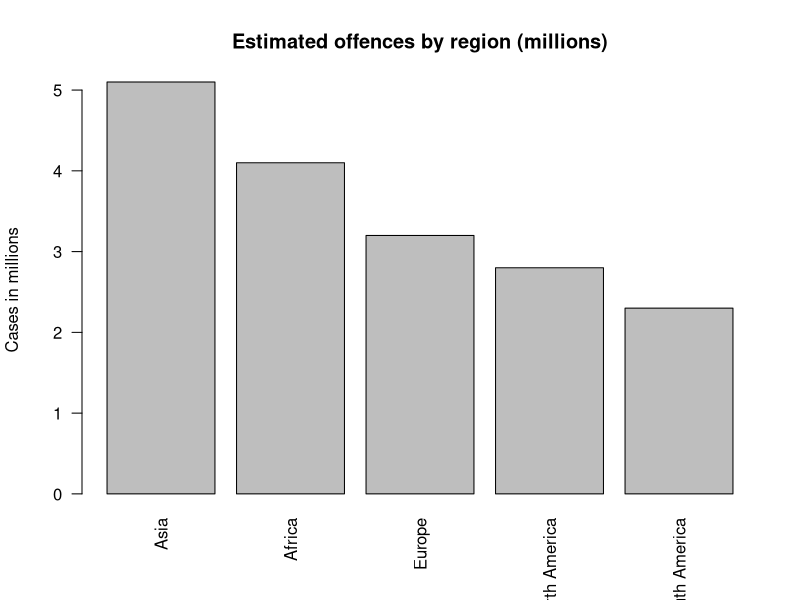
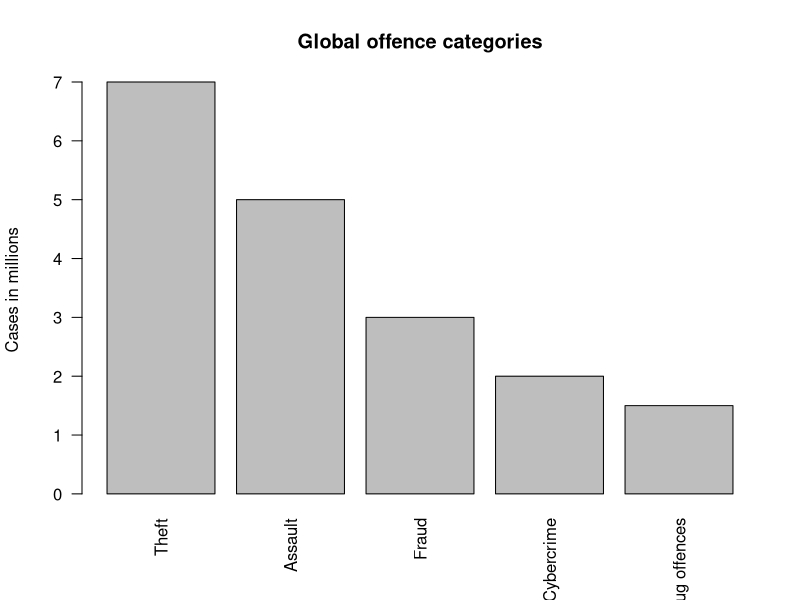

Recreate these plots in R, in order.
## ---- chunk 1
global_data <- data.frame(
  Region = c("Asia", "Africa", "Europe", "North America", "South America"),
  Cases_Millions = c(5.1, 4.1, 3.2, 2.8, 2.3)
)

global_data
## ---- chunk 2
offences <- data.frame(
  region = c("Europe", "Asia", "North America", "South America", "Africa"),
  cases = c(3200000, 5100000, 2800000, 2300000, 4100000)
)

offences
## ---- chunk 3
barplot(
  global_data$Cases_Millions,
  names.arg = global_data$Region,
  main = "Estimated offences by region (millions)",
  ylab = "Cases in millions",
  las = 2
)
## ---- chunk 4
crime_types <- data.frame(
  Type = c("Theft", "Assault", "Fraud", "Cybercrime", "Drug offences"),
  Cases_Millions = c(7, 5, 3, 2, 1.5)
)

crime_types
## ---- chunk 5
barplot(
  crime_types$Cases_Millions,
  names.arg = crime_types$Type,
  main = "Global offence categories",
  ylab = "Cases in millions",
  las = 2
)
